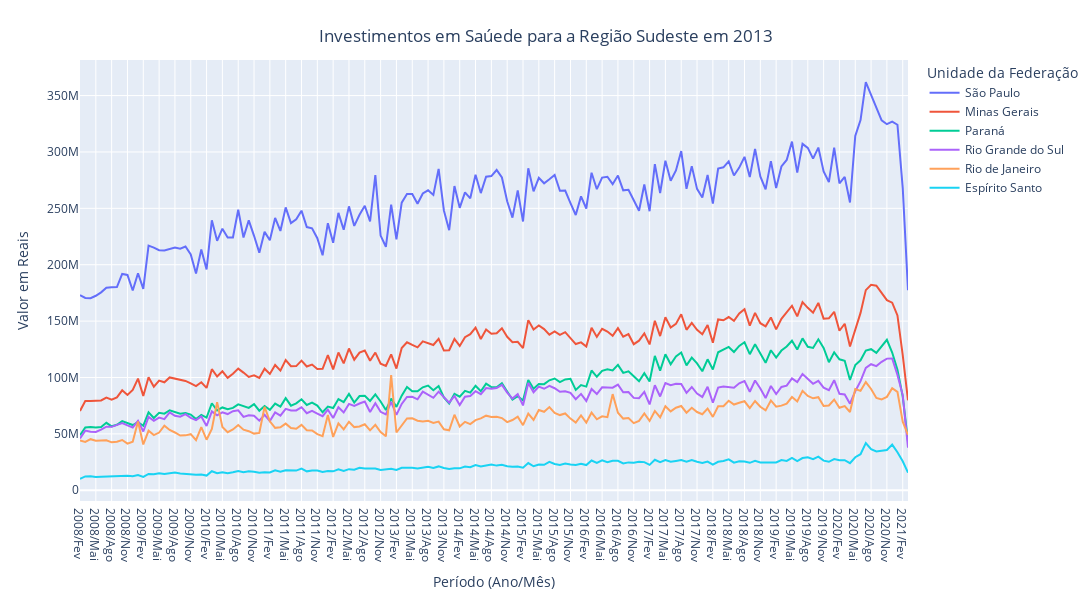

Source (notebook cell):
### Code cell
plot(usaveis_new)

### Figure 1 — Plotly figure (JSON) as saved in the notebook; plotly's stock layout.template omitted (floating-point values rounded to 4 significant figures; data arrays with more than 128 entries replaced by an {"elided": "..."} marker saying what was removed)
{"data": [{"hovertemplate": "Unidade da Federação=São Paulo<br>Período (Ano/Mês)=%{x}<br>Valor em Reais=%{y}<extra></extra>", "legendgroup": "São Paulo", "line": {"color": "#636efa", "dash": "solid"}, "mode": "lines", "name": "São Paulo", "orientation": "v", "showlegend": true, "type": "scatter", "x": {"elided": "158 str values"}, "xaxis": "x", "y": {"elided": "158 float values"}, "yaxis": "y"}, {"hovertemplate": "Unidade da Federação=Minas Gerais<br>Período (Ano/Mês)=%{x}<br>Valor em Reais=%{y}<extra></extra>", "legendgroup": "Minas Gerais", "line": {"color": "#EF553B", "dash": "solid"}, "mode": "lines", "name": "Minas Gerais", "orientation": "v", "showlegend": true, "type": "scatter", "x": {"elided": "158 str values"}, "xaxis": "x", "y": {"elided": "158 float values"}, "yaxis": "y"}, {"hovertemplate": "Unidade da Federação=Paraná<br>Período (Ano/Mês)=%{x}<br>Valor em Reais=%{y}<extra></extra>", "legendgroup": "Paraná", "line": {"color": "#00cc96", "dash": "solid"}, "mode": "lines", "name": "Paraná", "orientation": "v", "showlegend": true, "type": "scatter", "x": {"elided": "158 str values"}, "xaxis": "x", "y": {"elided": "158 float values"}, "yaxis": "y"}, {"hovertemplate": "Unidade da Federação=Rio Grande do Sul<br>Período (Ano/Mês)=%{x}<br>Valor em Reais=%{y}<extra></extra>", "legendgroup": "Rio Grande do Sul", "line": {"color": "#ab63fa", "dash": "solid"}, "mode": "lines", "name": "Rio Grande do Sul", "orientation": "v", "showlegend": true, "type": "scatter", "x": {"elided": "158 str values"}, "xaxis": "x", "y": {"elided": "158 float values"}, "yaxis": "y"}, {"hovertemplate": "Unidade da Federação=Rio de Janeiro<br>Período (Ano/Mês)=%{x}<br>Valor em Reais=%{y}<extra></extra>", "legendgroup": "Rio de Janeiro", "line": {"color": "#FFA15A", "dash": "solid"}, "mode": "lines", "name": "Rio de Janeiro", "orientation": "v", "showlegend": true, "type": "scatter", "x": {"elided": "158 str values"}, "xaxis": "x", "y": {"elided": "158 float values"}, "yaxis": "y"}, {"hovertemplate": "Unidade da Federação=Espírito Santo<br>Período (Ano/Mês)=%{x}<br>Valor em Reais=%{y}<extra></extra>", "legendgroup": "Espírito Santo", "line": {"color": "#19d3f3", "dash": "solid"}, "mode": "lines", "name": "Espírito Santo", "orientation": "v", "showlegend": true, "type": "scatter", "x": {"elided": "158 str values"}, "xaxis": "x", "y": {"elided": "158 float values"}, "yaxis": "y"}], "layout": {"height": 600, "legend": {"title": {"text": "Unidade da Federação"}, "tracegroupgap": 0}, "margin": {"t": 60}, "title": {"text": "Investimentos em Saúede para a Região Sudeste em 2013", "x": 0.5, "xanchor": "center", "y": 0.95, "yanchor": "top"}, "width": 1400, "xaxis": {"anchor": "y", "domain": [0, 1], "title": {"text": "Período (Ano/Mês)"}}, "yaxis": {"anchor": "x", "domain": [0, 1], "title": {"text": "Valor em Reais"}}}}
